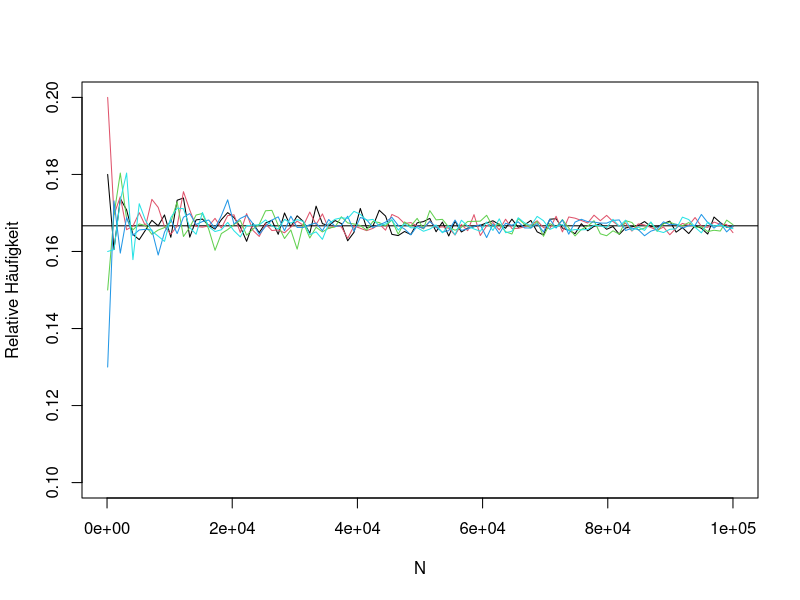

R code for this plot:
## Einfache Computer Simulation
n = 10000
x = sample(1:6, n, replace = TRUE)
x[1:10]
sum(x == 5) / n


## Wiederholen und es kommt jedes mal was anderes raus
sum(sample(1:6, 100000000, replace = TRUE) == 5)/100000000
# Je grösser N desto weniger wankelt es.

#### Just for reference 
#### Limit N-> Infty #####
plot(NULL, xlim=c(0, 100000), ylim=c(0.1,0.2), xlab='N', ylab='Relative Häufigkeit')
abline(h=1/6)
for (i in 1:5){
  N = seq(100, 100000, length.out=100) 
  y = rep(NA,100)
  for (n in 1:100){
    y[n]=mean(sample(1:6, N[n], replace = TRUE) == 5)
  }
  lines(N, y, col=i)
}


##### "Kompliziertere" Computersimulation, mehr als 8 Punkte im Doppelwurf #####
n = 10000
x1 = sample(1:6, n, replace = TRUE) #Unabhängige Würfe
x2 = sample(1:6, n, replace = TRUE) #Unabhängige Würfe
x12 = x1 + x2 #Gesamtsumme ist Summe der einzelnen 
x1[1:3]
x2[1:3]
x12[1:3]
n_a = sum(x12 > 8) 
n_a/ n #Schätzung nach Mises
10/36


res = sample(1:5) 
sum(res == 1:5) 



#Kombinatorik
expand.grid(1:2, 4:5)
library(combinat)
permn(1:2)



library(combinat)
#Für 2 Personen
#Geschenke haben nummer der Personen die sie reinlegt

#2 Personen
#1,2 und 2,1 d.h. es gibt eine von 2 Möglichkeiten
# Wahrscheinlichkeit 1/2

#3 Personen
#1,2,3 --> Gleiches Geschenk
#1,3,2 --> Gleiches Geschenk
#2,3,1 --> Nicht
#2,1,3 --> Gleiches
#3,2,1 --> Gleiches
#3,1,2 --> Nicht
#Für 3 sind es 4/6 = 0.666

#Simulation
P = 50
N = 100000
erg = rep(NA, N)
for (i in 1:N){
  res = sample(1:P)
  erg[i] = sum(res == 1:P) > 0
}
sum(erg)/N

1 - 1/exp(1)
